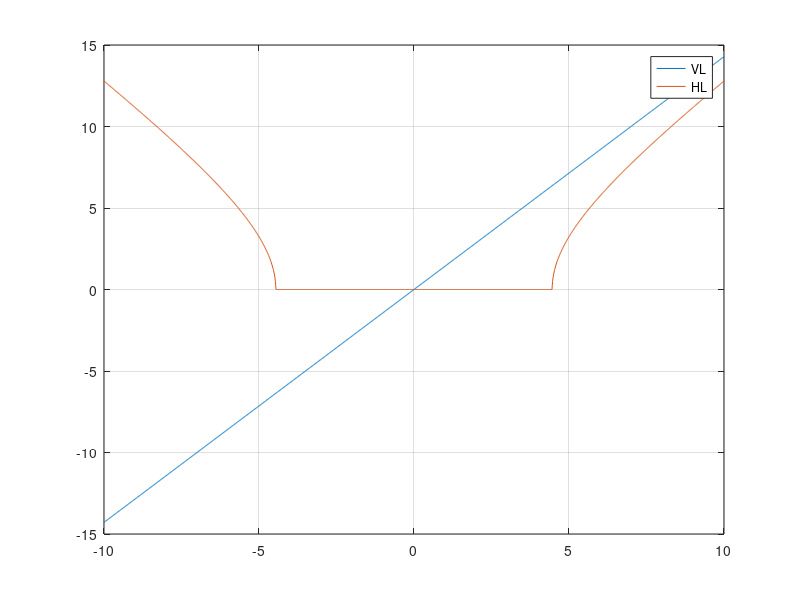
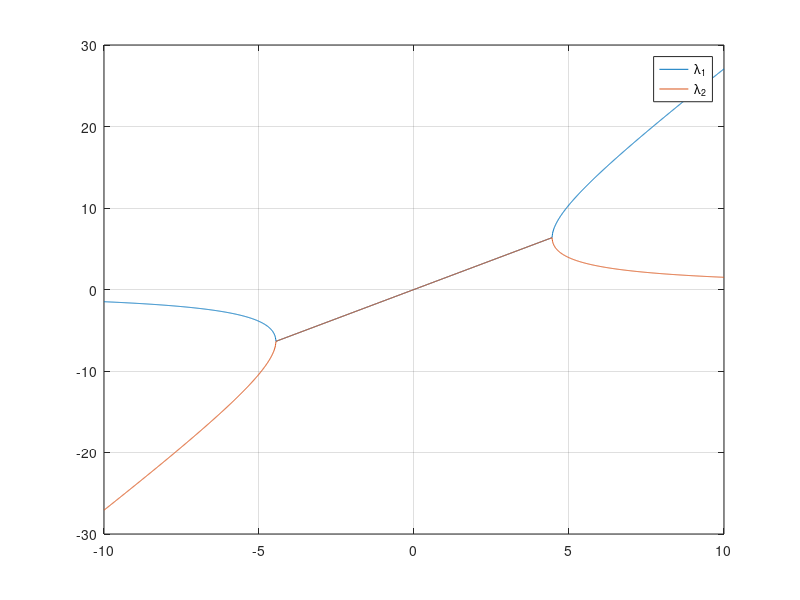

Recreate these plots in MATLAB, in order.
%% Exercise 3
l = 0.7;
g = 9.82;
M = 0.5;
L_1 = -60/pi;


VL = @(L_2) L_2./(2*l*M);
HL = @(L_2) sqrt((L_2./(2*l*M)).^2 + g/l + L_1/(l*M));
lambda_1 = @(L_2) VL(L_2) + HL(L_2);
lambda_2 = @(L_2) VL(L_2) - HL(L_2);

figure(1);
L_2 = -10:0.01:10;
plot(L_2, VL(L_2));
hold on;
plot(L_2, HL(L_2));
hold off;
legend('VL', 'HL');
grid on

figure(2);
L_2 = -10:0.01:10;
plot(L_2, lambda_1(L_2));
hold on;
plot(L_2, lambda_2(L_2));
hold off;
legend('\lambda_1', '\lambda_2');
grid on

%%

A = [0 1; (g/l) 0];
B = [0; (-1/(M*l))];
L_1 = -10/(pi/6);
L_2 = -8;
L = [L_1 L_2];

eig(A - B*L)

%%

A = [ 0 1 0 0; (g/l) 0 0 0; 0 0 0 1; 0 0 0 0];
B = [0; (-1/(M*l)); 0; 1/M];
P = [-10 -20 -3 -2];

K = acker(A, B, P)